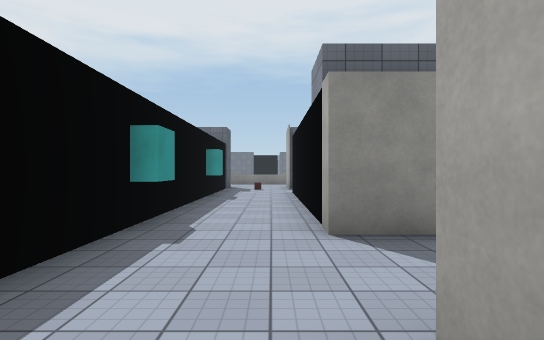
[1] (above)

18 first-person views from a walk through a 3-D level made in the Unity game engine. The camera is 1.5 m above the floor, looks level and sees 80° across. The floor is counted in squares, 2 m on a side. Each view is taken from the middle of a square. On the plan, view 1 faces up. The plan holds only what a view shows up to about 11 squares ahead; the rest is blank. The place goes on beyond the plan. The player character is not drawn. Some animated figures are left out. Surface patterns are stand-ins for the level's own textures.

[2]
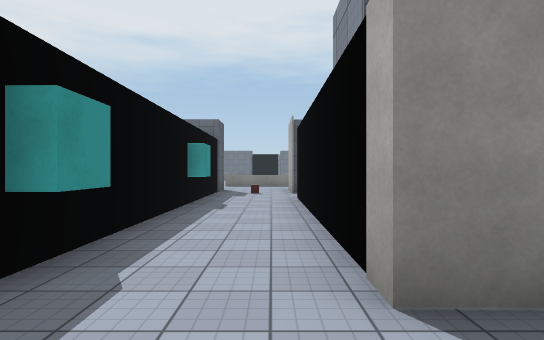

[3]
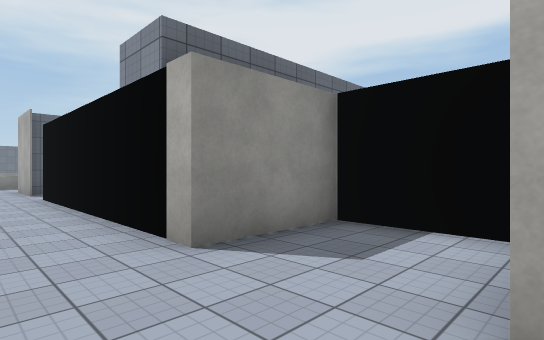

[4]
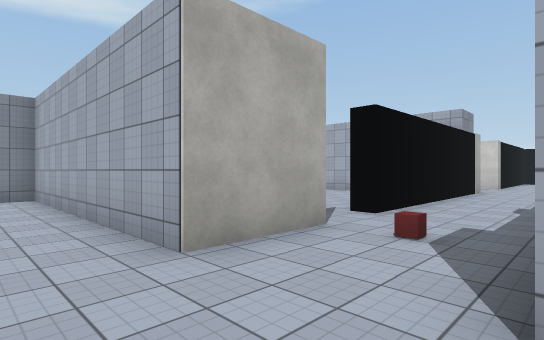

[5]
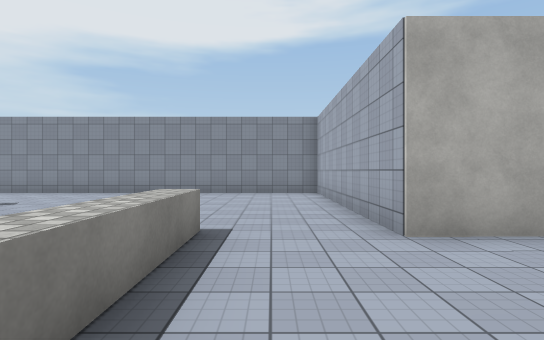

[6]
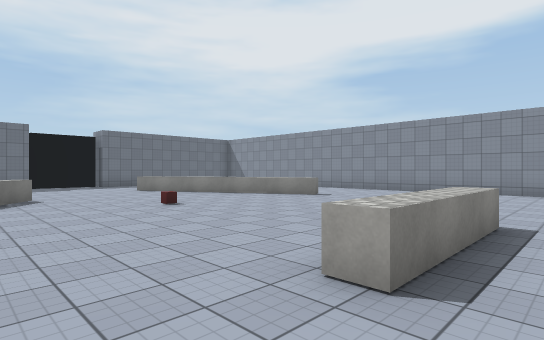

[7]
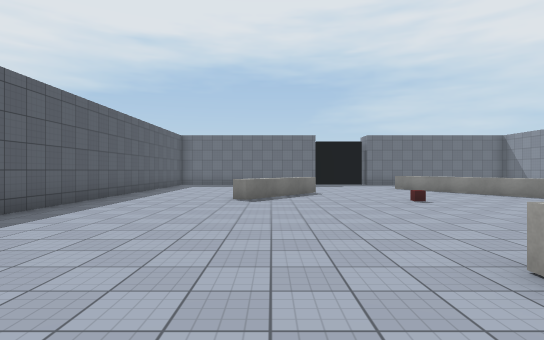

[8]
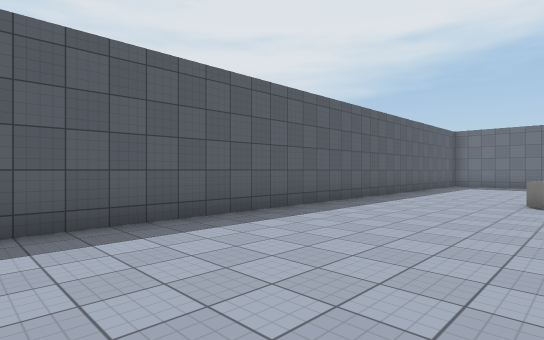

[9]
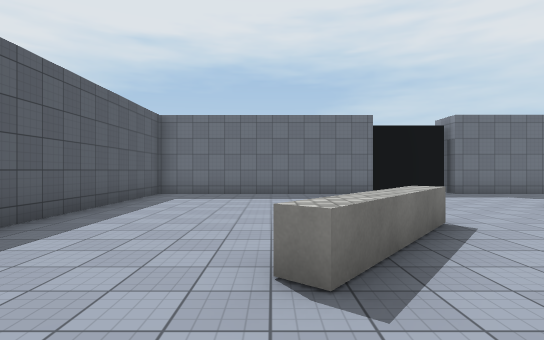

[10]
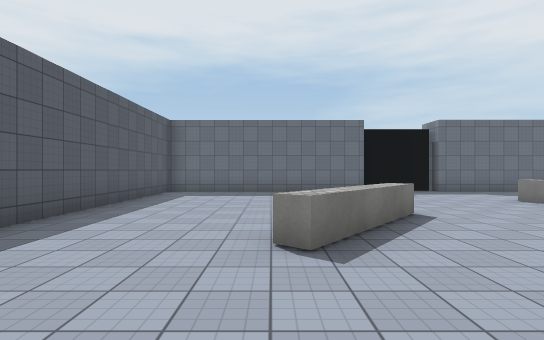

[11]
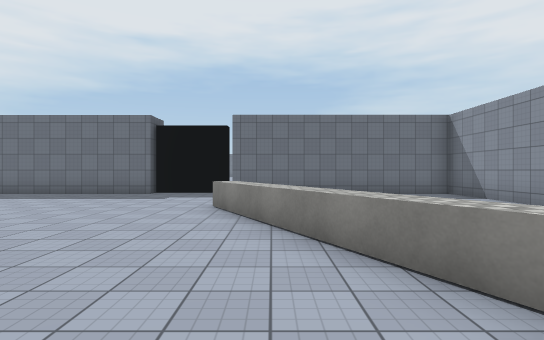

[12]
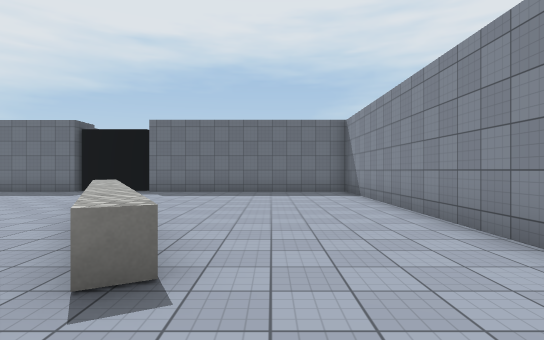

[13]
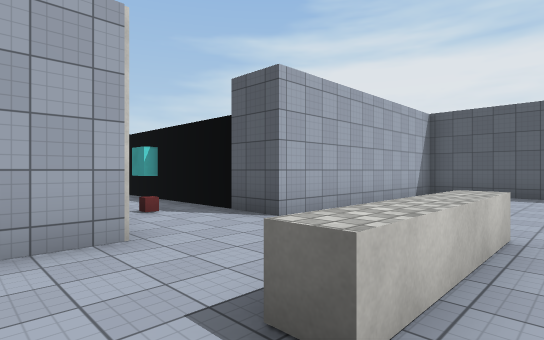

[14]
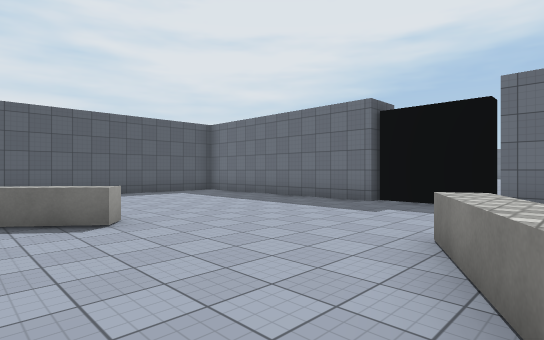

[15]
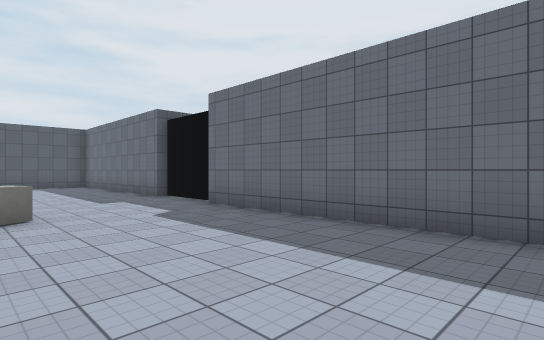

[16]
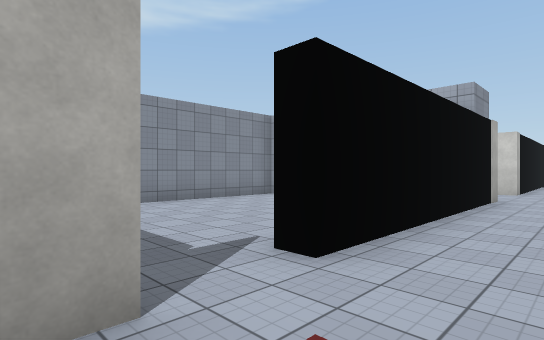

[17]
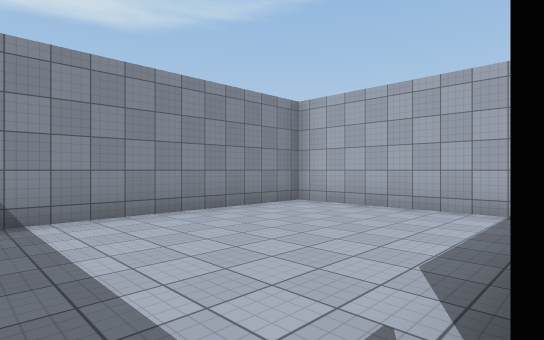

[18]
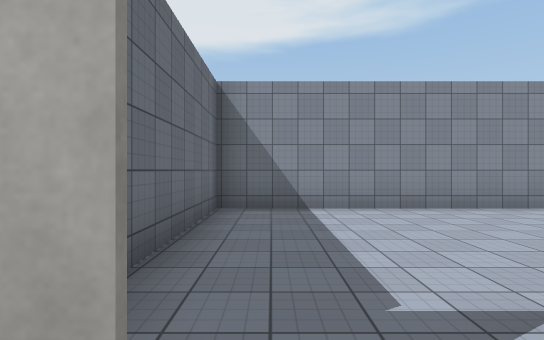

### Floor plan
Key: @ floor where view 1 was taken; # wall or solid block; . floor; ^ raised ledge; C red cube.
Columns run from 9 left of view 1 to 8 right of it. Each row starts with its distance up from view 1.
 32 ##################
 31 #................#
 30 #................#
 29 #................#
 28 #................#
 27 #.........^......#
 26 #..........^.....#
 25 #.....^....^^....#
 24 #....^......^....#
 23 #...^#..C...^^...#
 22 #............^...#
 21 #................#
 20 #..............  #
 19 #.........       #
 18 #......... .  ...#
 17 #......^^^^......#
 16 #................#
 15 #... . ..........#
 14 ########..########
 13        #..#######
 12        #C.......#
 11        #........#
 10        #..#.....#
  9        #..#.....#
  8        #..#.....#
  7        #..#.....#
  6        #..#.....#
  5        #..#######
  4        #..###
  3         .....
  2         .....
  1         ..#
  0          @#
 -1          .#

Positions as (right, up) in squares from view 1, and headings:
1: (0, 0), facing up
2: (0, 2), facing up
3: (-1, 1), facing up-right
4: (-2, 16), facing down-right
5: (-3, 16), facing right
6: (-4, 16), facing up-right
7: (-4, 15), facing up
8: (-4, 15), facing up-left
9: (-5, 21), facing up
10: (-5, 20), facing up
11: (2, 21), facing up
12: (5, 20), facing up
13: (2, 18), facing down-left
14: (2, 24), facing up-left
15: (7, 27), facing up-left
16: (-1, 13), facing down-right
17: (1, 12), facing down-right
18: (0, 12), facing right
